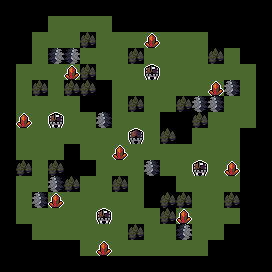

Rendered tile map (Tiled .tmx) drawn with the repository's tilesets; below, a short description and the full map source, tile grids included:
An orthogonal 17x17 tile map with 16x16 px tiles, 3 tile layers (Tiles, Objects, Metadata).

<map version="1.10" tiledversion="1.10.0" orientation="orthogonal" renderorder="right-down" width="17" height="17" tilewidth="16" tileheight="16" infinite="0" nextlayerid="34" nextobjectid="102">
 <editorsettings>
  <export format="MUD Templates" />
 </editorsettings>
 <tileset firstgid="1" source="../../../tilesets/map-maker-tileset.tsx" />
 <group id="17" name="Tiles" offsetx="2.84217e-14" offsety="0">
  <properties>
   <property name="entityLayer" type="bool" value="true" />
  </properties>
  <layer id="2" name="Tiles" width="17" height="17">
   <properties>
    <property name="prototypeLayer" type="bool" value="true" />
   </properties>
   <data encoding="csv">
0,0,0,0,0,0,0,0,0,0,0,0,0,0,0,0,0,
0,0,0,1,1,1,3221225473,0,0,0,0,0,0,0,0,0,0,
0,0,1,1,2147483649,2,3221225473,3221225473,3221225473,3221225473,3221225473,3221225473,3221225473,0,0,0,0,
0,0,1,2147483651,2147483651,2147483649,3221225473,3221225473,2,3221225473,3221225473,3221225473,3221225473,2,1,0,0,
0,1,1,2147483649,1,2,1,1,1,1,1,1,1,1,3221225473,1,0,
0,1,2,2147483649,2,2,0,1,1,1,1,1,1,1,3,1,0,
0,1,1,1,1,0,0,1,2,1,1,2,3,3,3221225473,3221225473,0,
0,1,1,1,1,1,3,1,1,1,0,0,2,1,3221225473,3221225473,0,
0,1,1,1,1,1,1,1,1,1,2,0,1,1,3221225473,0,0,
0,1,1,1,0,1,1,1,1,1,1,1,1,1,3221225473,0,0,
0,2,1,2,0,0,1,1,1,3,1,1,1,1,3221225473,0,0,
0,1,1,3,2,1,1,2,1,0,0,1,1,1,1,0,0,
0,1,3,1,1,1,1,1,1,0,2,2,2147483649,1,2,0,0,
0,1,1,1,1,1,1,1,1,1,2,1,2147483649,1,1,0,0,
0,0,1,1,1,1,1,1,2,1,2147483649,2147483651,1,1,0,0,0,
0,0,0,0,0,1,1,1,1,1,2147483649,2147483649,1,0,0,0,0,
0,0,0,0,0,0,0,0,0,0,0,0,0,0,0,0,0
</data>
  </layer>
 </group>
 <group id="15" name="Objects">
  <properties>
   <property name="entityLayer" type="bool" value="true" />
  </properties>
  <layer id="10" name="Objects" width="17" height="17">
   <properties>
    <property name="prototypeLayer" type="bool" value="true" />
   </properties>
   <data encoding="csv">
0,0,0,0,0,0,0,0,0,0,0,0,0,0,0,0,0,
0,0,0,0,0,0,0,0,0,0,0,0,0,0,0,0,0,
0,0,0,0,0,0,0,0,0,14,0,0,0,0,0,0,0,
0,0,0,0,0,0,0,0,0,0,0,0,0,0,0,0,0,
0,0,0,0,14,0,0,0,0,10,0,0,0,0,0,0,0,
0,0,0,0,0,0,0,0,0,0,0,0,0,14,0,0,0,
0,0,0,0,0,0,0,0,0,0,0,0,0,0,0,0,0,
0,14,0,10,0,0,0,0,0,0,0,0,0,0,0,0,0,
0,0,0,0,0,0,0,0,9,0,0,0,0,0,0,0,0,
0,0,0,0,0,0,0,14,0,0,0,0,0,0,0,0,0,
0,0,0,0,0,0,0,0,0,0,0,0,10,0,14,0,0,
0,0,0,0,0,0,0,0,0,0,0,0,0,0,0,0,0,
0,0,0,14,0,0,0,0,0,0,0,0,0,0,0,0,0,
0,0,0,0,0,0,10,0,0,0,0,14,0,0,0,0,0,
0,0,0,0,0,0,0,0,0,0,0,0,0,0,0,0,0,
0,0,0,0,0,0,14,0,0,0,0,0,0,0,0,0,0,
0,0,0,0,0,0,0,0,0,0,0,0,0,0,0,0,0
</data>
  </layer>
  <layer id="33" name="Metadata" width="17" height="17">
   <properties>
    <property name="prototypeLayer" type="bool" value="true" />
   </properties>
   <data encoding="csv">
0,0,0,0,0,0,0,0,0,0,0,0,0,0,0,0,0,
0,0,0,0,0,0,0,0,0,0,0,0,0,0,0,0,0,
0,0,0,0,0,0,0,0,0,0,0,0,0,0,0,0,0,
0,0,0,0,0,0,0,0,0,0,0,0,0,0,0,0,0,
0,0,0,0,0,0,0,0,0,0,0,0,0,0,0,0,0,
0,0,0,0,0,0,0,0,0,0,0,0,0,0,0,0,0,
0,0,0,0,0,0,0,0,0,0,0,0,0,0,0,0,0,
0,0,0,0,0,0,0,0,0,0,0,0,0,0,0,0,0,
0,0,0,0,0,0,0,0,0,0,0,0,0,0,0,0,0,
0,0,0,0,0,0,0,0,0,0,0,0,0,0,0,0,0,
0,0,0,0,0,0,0,0,0,0,0,0,0,0,0,0,0,
0,0,0,0,0,0,0,0,0,0,0,0,0,0,0,0,0,
0,0,0,0,0,0,0,0,0,0,0,0,0,0,0,0,0,
0,0,0,0,0,0,0,0,0,0,0,0,0,0,0,0,0,
0,0,0,0,0,0,0,0,0,0,0,0,0,0,0,0,0,
0,0,0,0,0,0,0,0,0,0,0,0,0,0,0,0,0,
0,0,0,0,0,0,0,0,0,0,0,0,0,0,0,0,0
</data>
  </layer>
  <objectgroup id="18" name="Portals" />
 </group>
</map>
